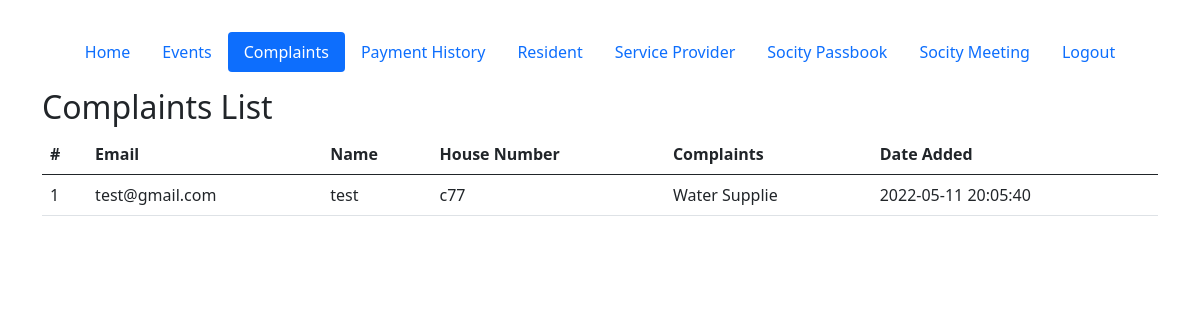
Screenshot of /admin/Complaints.php (signed in) with the database file from the repository.
### tables this page shows
CREATE TABLE `complaints` (
  `id` int(11) NOT NULL,
  `user_id` int(11) NOT NULL,
  `email` text NOT NULL,
  `name` text NOT NULL,
  `house_number` text NOT NULL,
  `complaints` text NOT NULL,
  `date_added` datetime NOT NULL
);

### admin/db.php (called while the page is built, shortened)
<?php
$base_url = "http://".$_SERVER['HTTP_HOST'];
$base_url .= str_replace(basename($_SERVER['SCRIPT_NAME']),"",$_SERVER['SCRIPT_NAME']);
?>

### admin/Complaints.php (the view, shortened to what this page needs)
<?php
require("header.php");
$sql = "SELECT *  FROM complaints ORDER BY id DESC" ;
$data = array();
$result = $mysqli->query($sql);
if ($result->num_rows > 0) {
    while ($row = mysqli_fetch_assoc($result)){
    	$data[] = $row;
    }
}
?>
<header class="d-flex justify-content-center py-3">
	<ul class="nav nav-pills">
	  <li class="nav-item"><a href="<?= $base_url ?>Home.php" class="nav-link " aria-current="page">Home</a></li>
	  <li class="nav-item"><a href="<?= $base_url ?>Events.php" class="nav-link ">Events</a></li>
	  <li class="nav-item"><a href="<?= $base_url ?>Complaints.php" class="nav-link active">Complaints</a></li>
	  <li class="nav-item"><a href="<?= $base_url ?>PaymentHistory.php" class="nav-link ">Payment History</a></li>
	  <li class="nav-item"><a href="<?= $base_url ?>Resident.php" class="nav-link ">Resident</a></li>
	  <li class="nav-item"><a href="<?= $base_url ?>ServiceProvider.php" class="nav-link ">Service Provider</a></li>
	  <li class="nav-item"><a href="<?= $base_url ?>SocityPassbook.php" class="nav-link ">Socity Passbook</a></li>
	  <li class="nav-item"><a href="<?= $base_url ?>SocMeeting.php" class="nav-link">Socity Meeting</a></li>
<li class="nav-item"><a href="<?= $base_url ?>?logout=1" class="nav-link">Logout</a></li>
	</ul>
</header>
<div class="row">
	<div class="col-6">
		<h2>Complaints List</h2>
	</div>
	<div class="col-6 text-end">
	</div>
	<div class="col-12">
		<table class="table">
		  <thead>
		    <tr>
		      <th scope="col">#</th>
		      <th scope="col">Email</th>
		      <th scope="col">Name</th>
		      <th scope="col">House Number</th>
		      <th scope="col">Complaints</th>
		      <th scope="col">Date Added</th>
		    </tr>
		  </thead>
		  <tbody>
		  	<?php if($data){ ?>
		  		<?php $i = 1; foreach ($data as $key => $value) { ?>
		  			<tr>
		  				<td><?= $i ?></td>
		  				<td><?= $value['email'] ?></td>
		  				<td><?= $value['name'] ?></td>
		  				<td><?= $value['house_number'] ?></td>
		  				<td><?= $value['complaints'] ?></td>
		  				<td><?= $value['date_added'] ?></td>
		  			</tr>
		  		<?php $i++; } ?>
		  	<?php }else{ ?>
		  		<tr>
		  			<td align="center" colspan="4">Record Not Found</td>
		  		</tr>
		  	<?php } ?>
		  </tbody>
		</table>
	</div>
</div>
<?php
require("footer.php")
?>

### rows the page displays
complaints: email "test@gmail.com", name "test", house_number "c77", complaints "Water Supplie", date_added "2022-05-11 20:05:40"
